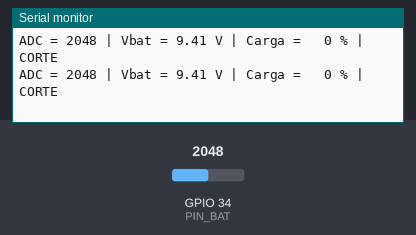
The sketch below on a simulated ESP32. Parts: the last lines printed to the serial monitor. Inputs (shaded band) come from the test bench; at power-on: GPIO 34 (PIN_BAT) = 2048.

Above: at 1.2 s.
1.3 s: GPIO 34 (PIN_BAT) set to 2148
At 1.9 s:
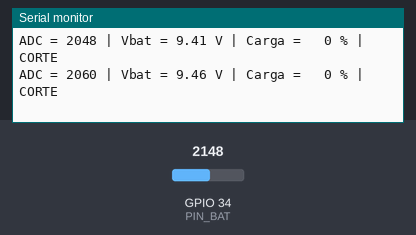
2.8 s: GPIO 34 (PIN_BAT) set to 2238
At 4.3 s:
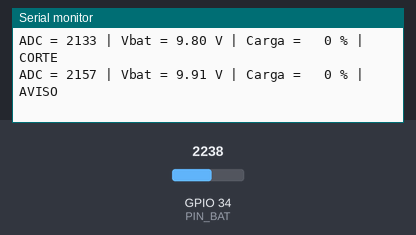
8.0 s: GPIO 34 (PIN_BAT) set to 2793
At 8.4 s:
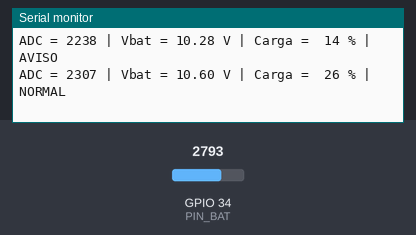
11.0 s: GPIO 34 (PIN_BAT) set to 2683
At 11.9 s:
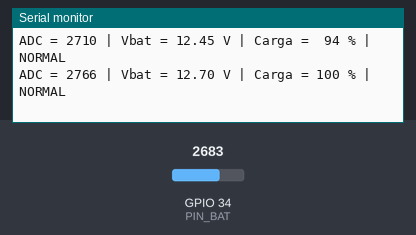
Timing chart, 0 to 14.0 s (numbered marks = the images above; inputs shaded):
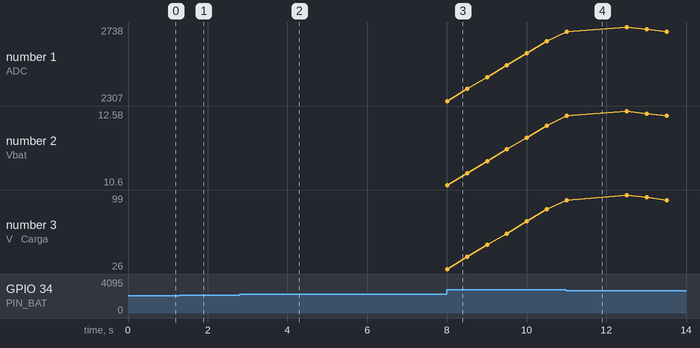

Measured:
- the behaviour switches between 2190 and 2191 on GPIO 34 (PIN_BAT) (found by bisection; images 1 and 2)
- the behaviour switches between 2723 and 2722 on GPIO 34 (PIN_BAT) (found by bisection; images 3 and 4)
- after the input at 1.3 s, the serial monitor: prints a new line after 0.20 s (image 1)
- after the input at 2.8 s, the serial monitor: prints a new line after 0.20 s (image 2)
- after the input at 8.0 s, the serial monitor: prints a new line at once (image 3)
- after the input at 11.0 s, the serial monitor: prints a new line at once (image 4)
- plotted number 1: 2654 → 2683 after the input at 11.0 s
- plotted number 2: 12.19 → 12.32 after the input at 11.0 s

The sketch:

T2_Reto6_Porcentaje_carga.ino
```cpp
// Taller 2 - Reto 6: porcentaje de carga y umbrales provisionales
// Divisor R1 = 47 kOhm / R2 = 10 kOhm al GPIO 34. Bateria supuesta: litio 3S (provisional)

const int PIN_BAT = 34;
const float R1 = 47000.0;
const float R2 = 10000.0;
const float FACTOR = (R1 + R2) / R2;

// Umbrales provisionales en cuentas del ADC (se reutilizan en el Taller 5)
const int ADC_LLENA = 2743;   // 12,6 V -> 100 %
const int ADC_AVISO = 2286;   // 10,5 V -> aviso de bateria baja
const int ADC_CORTE = 2155;   //  9,9 V -> corte, 0 %

const int VENTANA = 8;
int historial[VENTANA];
int indice = 0;
long suma = 0;

float promedioMovil(int nueva) {
  suma -= historial[indice];
  historial[indice] = nueva;
  suma += nueva;
  indice = (indice + 1) % VENTANA;
  return (float)suma / VENTANA;
}

float porcentajeCarga(float cuentas) {
  float p = (cuentas - ADC_CORTE) * 100.0 / (ADC_LLENA - ADC_CORTE);
  return constrain(p, 0.0, 100.0);   // limita a 0-100 %
}

void setup() {
  Serial.begin(115200);
  int primera = analogRead(PIN_BAT);
  for (int i = 0; i < VENTANA; i++) historial[i] = primera;
  suma = (long)primera * VENTANA;
}

void loop() {
  float cuentas = promedioMovil(analogRead(PIN_BAT));
  float vBat = cuentas * 3.3 / 4095.0 * FACTOR;
  float carga = porcentajeCarga(cuentas);

  const char* estado;
  if (cuentas <= ADC_CORTE)      estado = "CORTE";
  else if (cuentas <= ADC_AVISO) estado = "AVISO";
  else                           estado = "NORMAL";

  Serial.printf("ADC = %4.0f | Vbat = %.2f V | Carga = %3.0f %% | %s\n",
                cuentas, vBat, carga, estado);
  delay(500);
}
```
